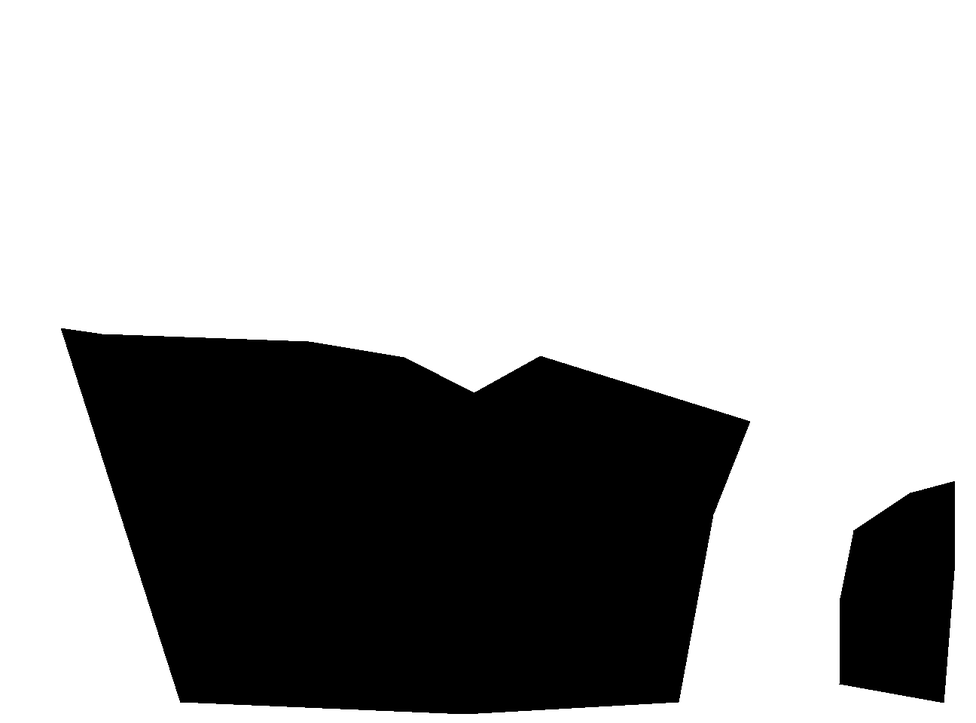
%> input picture matlab/test_data/harvard_deciduous_0001_01.tif, 976 x 723 px, shrunk from 1296 x 960 before the run
$ octave test_gcc_calculation.m   (GNU Octave 9; MATLAB toolbox functions it lacks are replaced by stand-ins)
%> lines starting %> are read from the running program, lines starting %| are printed output that depends on the picture; in (x1, y1, x2, y2) boxes, pixels count from 0 and x2, y2 are one past the last pixel; in counts of white or black regions, pixels touching at a corner belong together; the program's own positions count from 1
### matlab/phenocam_toolkit/get_dn_means.m
function [dnr, dng, dnb] = get_dn_means(img, mask)
%
% function to return mean DN values for an image / mask pair.
%


% make sure mask and image are the same dimensions
if size(img,1) ~= size(mask,1) || size(img,2) ~= size(mask,2)
  error('Mask and input image are not the same dimensions.')
end

% split image into its components
red = img(:,:,1);
green = img(:,:,2);
blue = img(:,:,3);

% calculate green chromatic coordinates
% load individual band values
dnr = mean(red(mask));
dng = mean(green(mask));
dnb = mean(blue(mask));

return


### matlab/test_gcc_calculation.m
%
% test_gcc_calculation.m
%
% matlab script to perform simple calculation of ROI means for RGB
% brightness as well as calculate GCC for testing and evalution.
%

addpath('./phenocam_toolkit');
rehash;

current_dt=datestr(now,0);
disp(current_dt);

archive_dir='../test_data'
imgfile='harvard_2008_08_07_103137.jpg';
maskfile='harvard_deciduous_0001_01.tif';
gcc_expected=0.4367;

imgpath = fullfile(archive_dir,imgfile);
maskpath = fullfile(archive_dir,maskfile);

disp('=========================================');
disp('test_gcc_calculation.m')
disp(sprintf('image file: %s',imgfile));
disp(sprintf('mask file: %s',maskfile));
disp('=========================================');

% read in TIFF mask file
roi_img = imread(maskpath);
%> roi_img is the input picture: size 723x976 uint8; min 0, max 255, mean 173.9

% convert mask to boolean array
roimask = roi_img == 0;
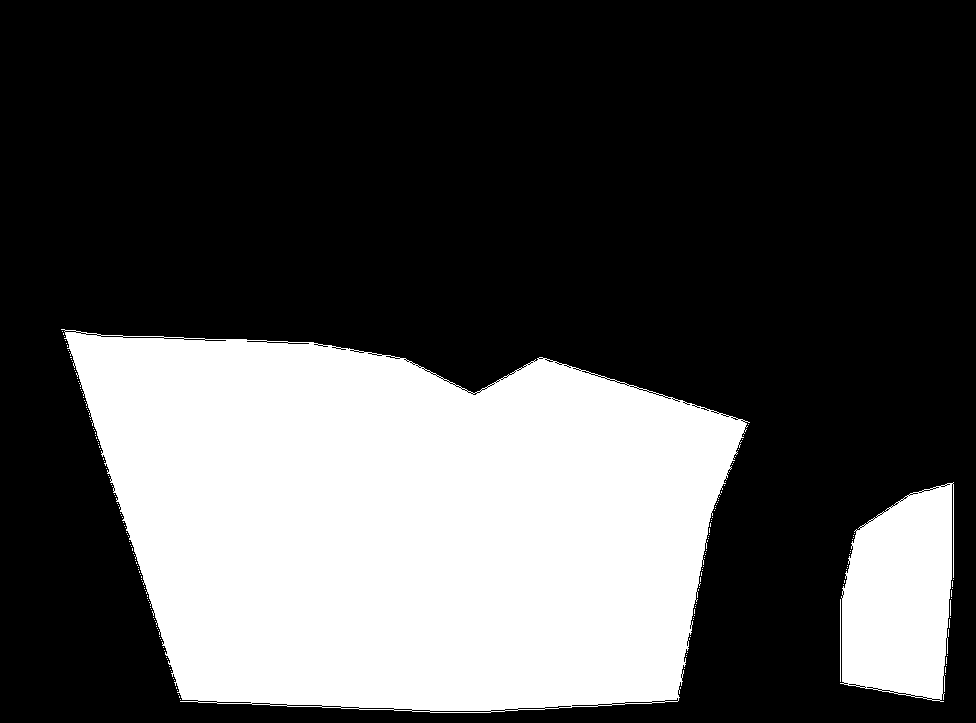
%> roimask: size 723x976 logical; 31.2% white; 187 white regions (184 under 20 px), largest, box (x1, y1, x2, y2) and area: (61, 329, 750, 713) 200447, (840, 482, 954, 702) 19598, (840, 599, 841, 682) 83

% read in image, print out error message if file is
img = imread(imgpath);
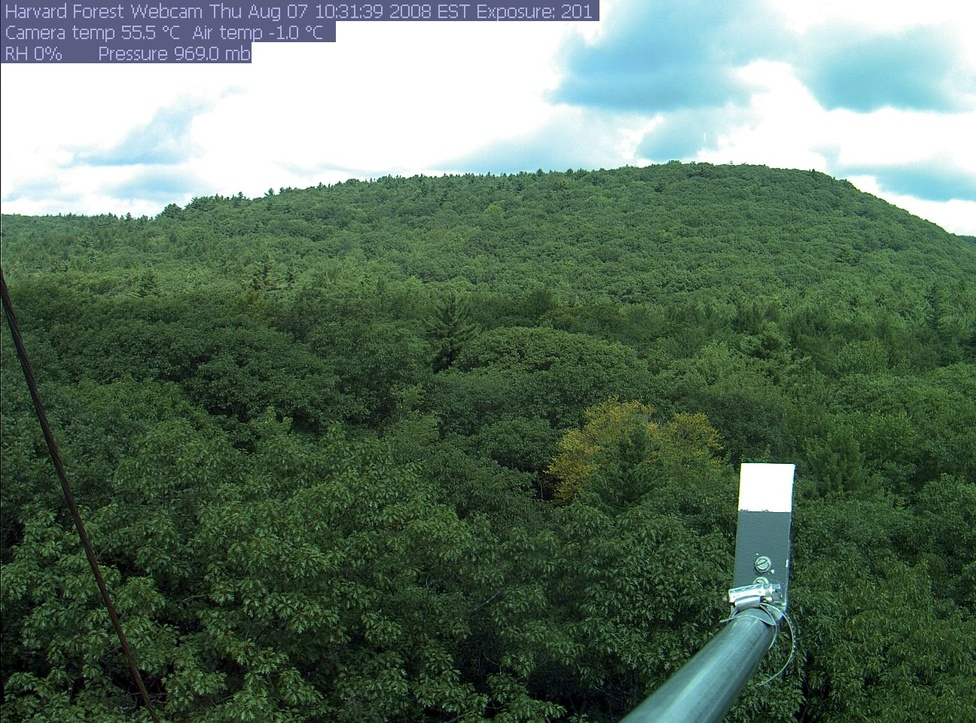
%> input picture matlab/test_data/harvard_2008_08_07_103137.jpg, 976 x 723 px, shrunk from 1296 x 960 before the run
%> img is the input picture: size 723x976x3 uint8; mean R, G, B 93.2, 114.6, 97.6

[meanred, meangreen, meanblue] = get_dn_means(img,roimask);
%> in get_dn_means, `red = img(:,:,1);`:
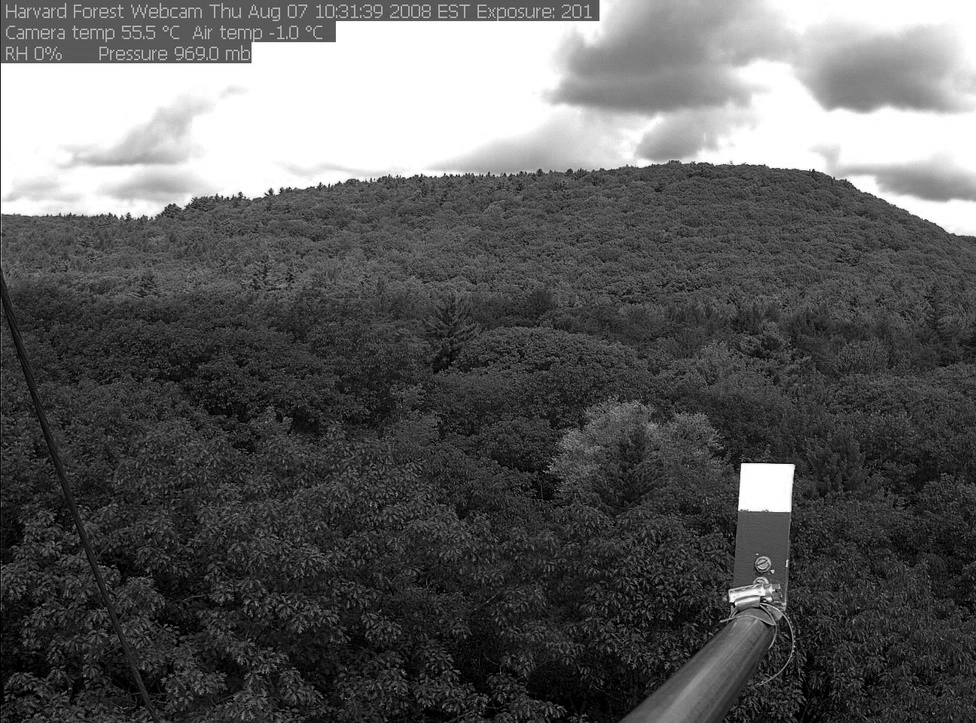
%> red: size 723x976 uint8; min 0, max 255, mean 93.2
%> in get_dn_means, `green = img(:,:,2);`:
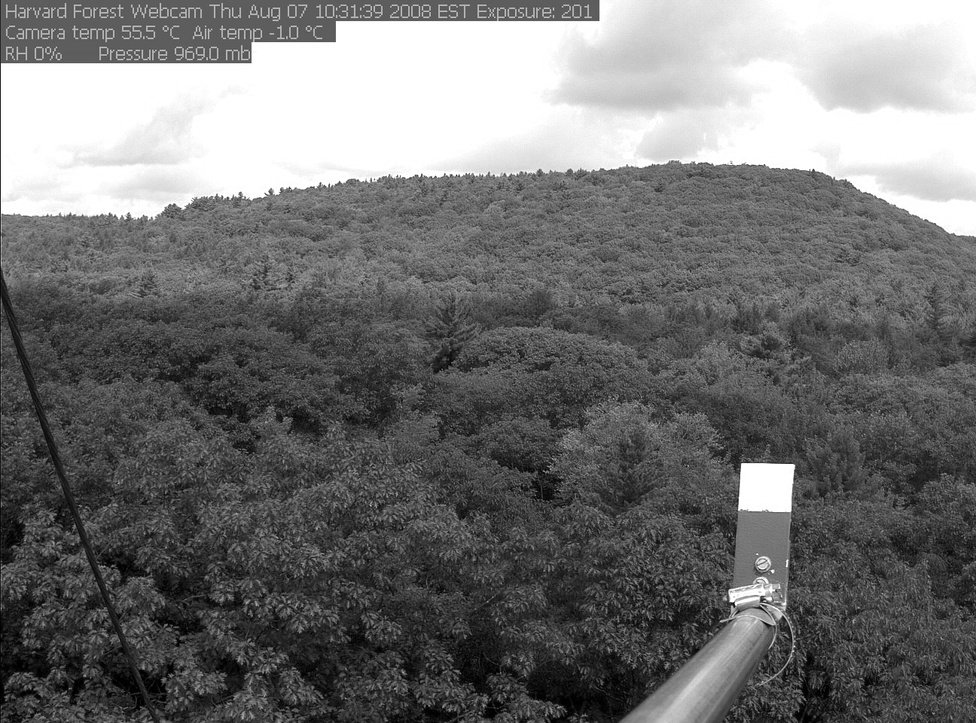
%> green: size 723x976 uint8; min 0, max 255, mean 114.6
%> in get_dn_means, `blue = img(:,:,3);`:
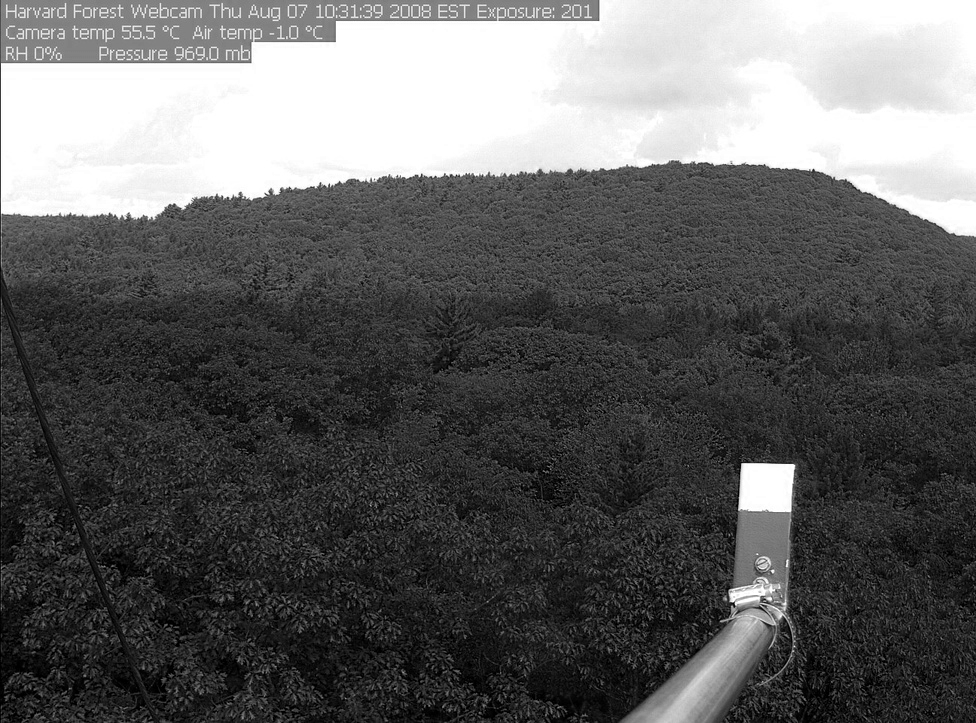
%> blue: size 723x976 uint8; min 0, max 255, mean 97.6
%> in get_dn_means, `dnr = mean(red(mask));`: dnr = 41.43
%> in get_dn_means, `dng = mean(green(mask));`: dng = 60.86
%> in get_dn_means, `dnb = mean(blue(mask));`: dnb = 37.28
%> meanred = 41.43; meangreen = 60.86; meanblue = 37.28

% calculate green chromatic coordinates
gcc_roi = meangreen / (meanred + meangreen + meanblue);
%> gcc_roi = 0.436
expected_gcc = 0.4367;
disp('DN-R, DN-G, DN-B');
dnstr = sprintf('%7.4f, %7.4f, %7.4f',meanred, meangreen, ...
		meanblue);
%> dnstr = '41.4263, 60.8648, 37.2756'
disp(dnstr);
%| 41.4263, 60.8648, 37.2756
disp(sprintf('Calculated value: %7.4f',gcc_roi));
%| Calculated value:  0.4361
disp(sprintf('Expected value: %7.4f',expected_gcc));

if abs(gcc_roi - gcc_expected) > 0.00005
  disp('gcc calculation failed!');
else
  disp('gcc calculation succeeded!');
end

return;
